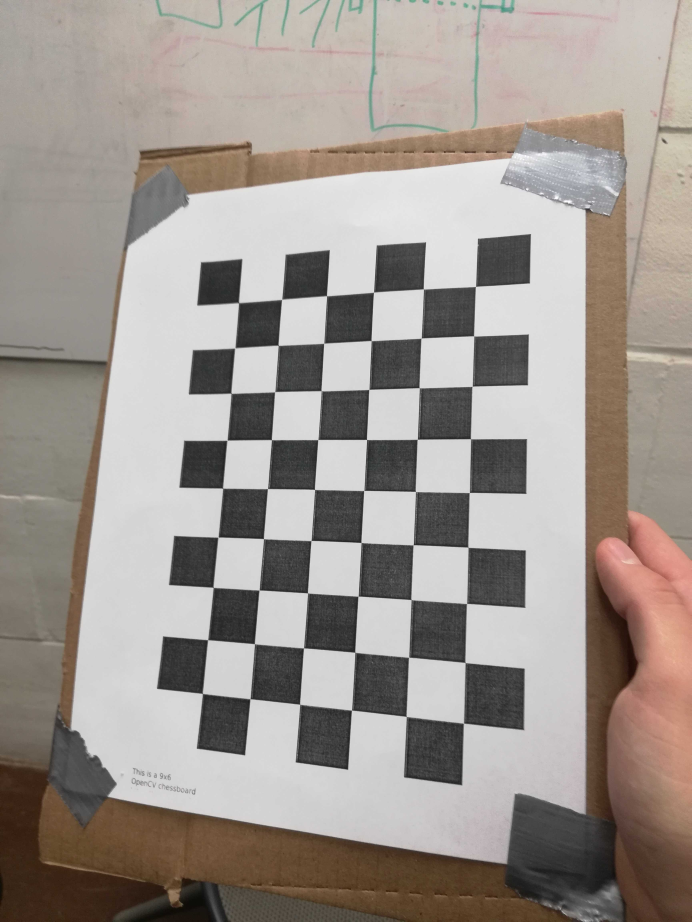
#> input picture openCVTutorials/1.jpg, 3456 x 4608 px (shown at 1/5 size)
$ python flip.py
#> lines starting #> are read from the running program, lines starting #| are printed output that depends on the picture
# flipping image?
import cv2

# Get original image from local folder
originalImage = cv2.imread('1.jpg')
#> originalImage is the input picture: shape (4608, 3456, 3); mean B, G, R 143.5, 149.6, 157.5
# Flip the images
flipVertical = cv2.flip(originalImage, 0)
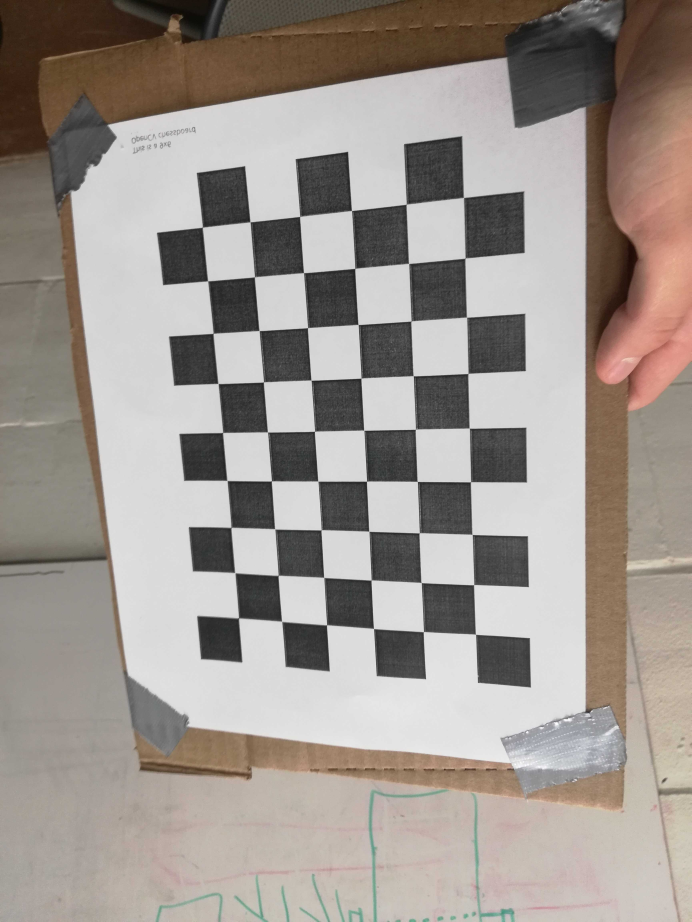
#> flipVertical: shape (4608, 3456, 3) (shown at 1/5 size); mean B, G, R 143.5, 149.6, 157.5
flipHorizontal = cv2.flip(originalImage, 1)
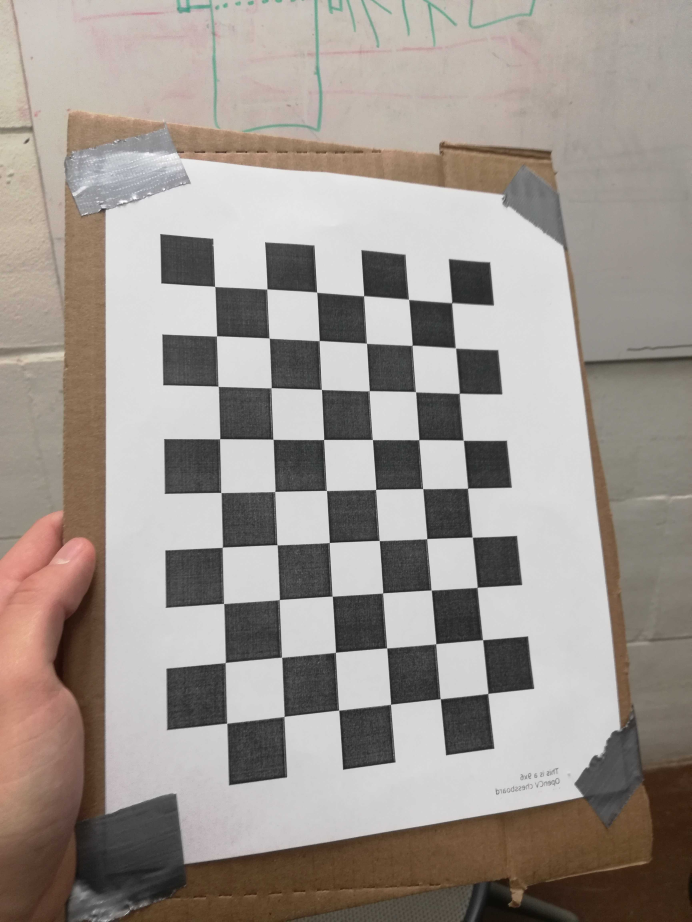
#> flipHorizontal: shape (4608, 3456, 3) (shown at 1/5 size); mean B, G, R 143.5, 149.6, 157.5
flipBoth = cv2.flip(originalImage, -1)
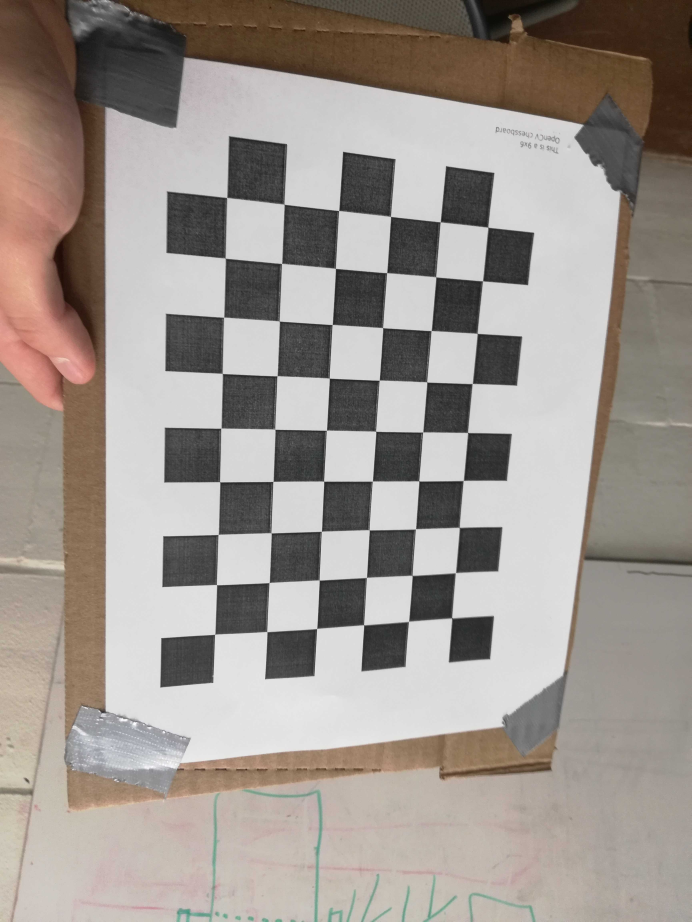
#> flipBoth: shape (4608, 3456, 3) (shown at 1/5 size); mean B, G, R 143.5, 149.6, 157.5

# Resize image
originalImage = cv2.resize(originalImage, (540, 960))
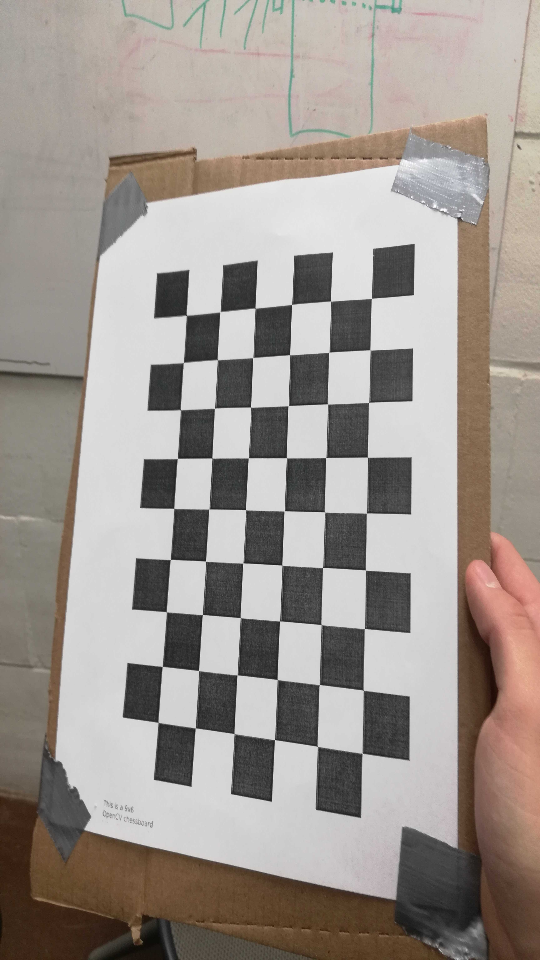
#> originalImage: shape (960, 540, 3); mean B, G, R 143.4, 149.6, 157.5
flipVertical = cv2.resize(flipVertical, (540,960))
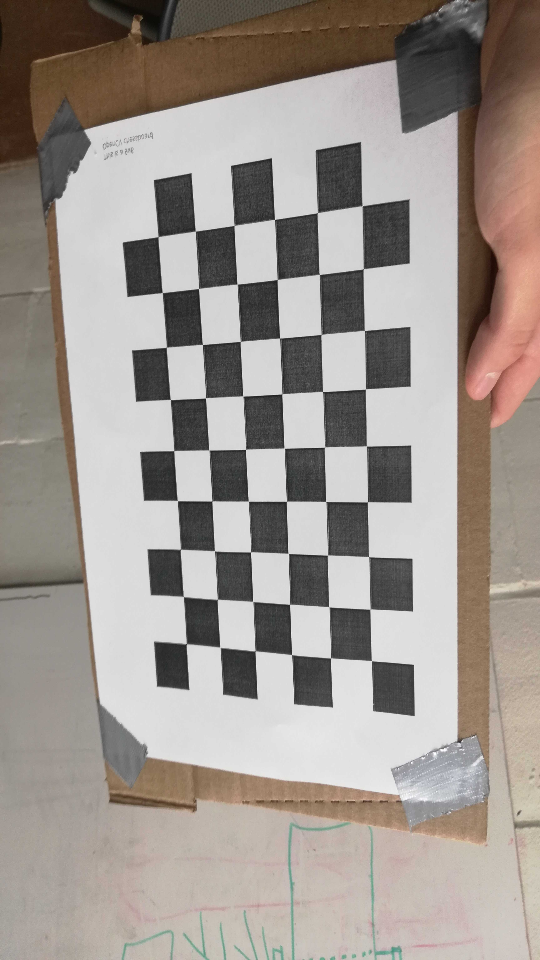
#> flipVertical: shape (960, 540, 3); mean B, G, R 143.4, 149.6, 157.5
flipHorizontal = cv2.resize(flipHorizontal, (540,960))
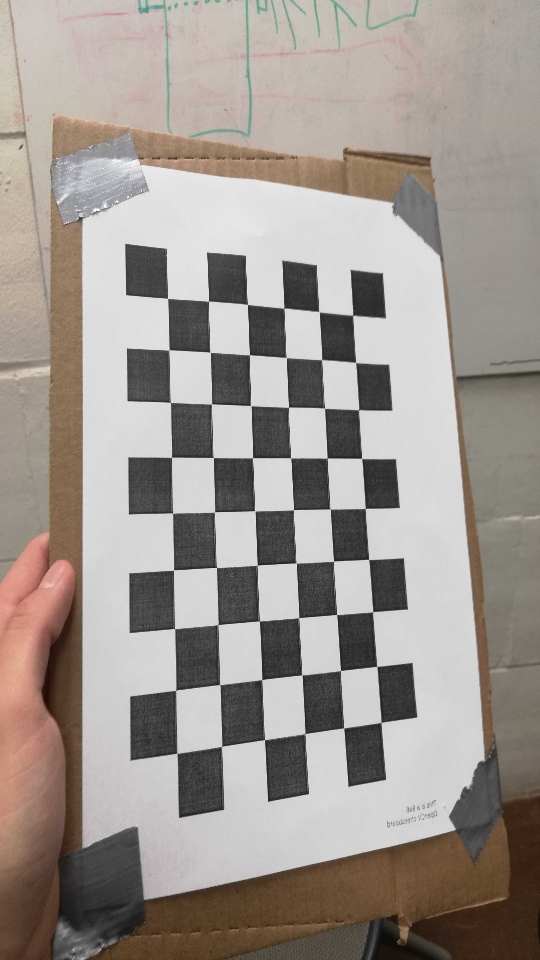
#> flipHorizontal: shape (960, 540, 3); mean B, G, R 143.4, 149.6, 157.5
flipBoth = cv2.resize(flipBoth, (540,960))
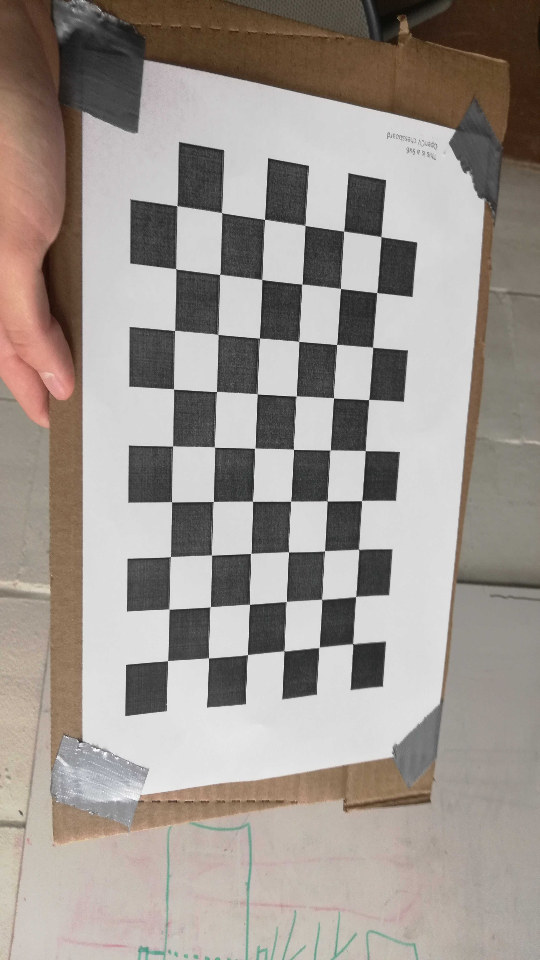
#> flipBoth: shape (960, 540, 3); mean B, G, R 143.4, 149.6, 157.5

cv2.imshow('Original image', originalImage)
cv2.imshow('Flipped vertical image', flipVertical)
cv2.imshow('Flipped horizontal image', flipHorizontal)
cv2.imshow('Flipped both image', flipBoth)

cv2.waitKey(0)
cv2.destroyAllWindows()

$ run again, with openCVTutorials/10.jpg copied over openCVTutorials/1.jpg
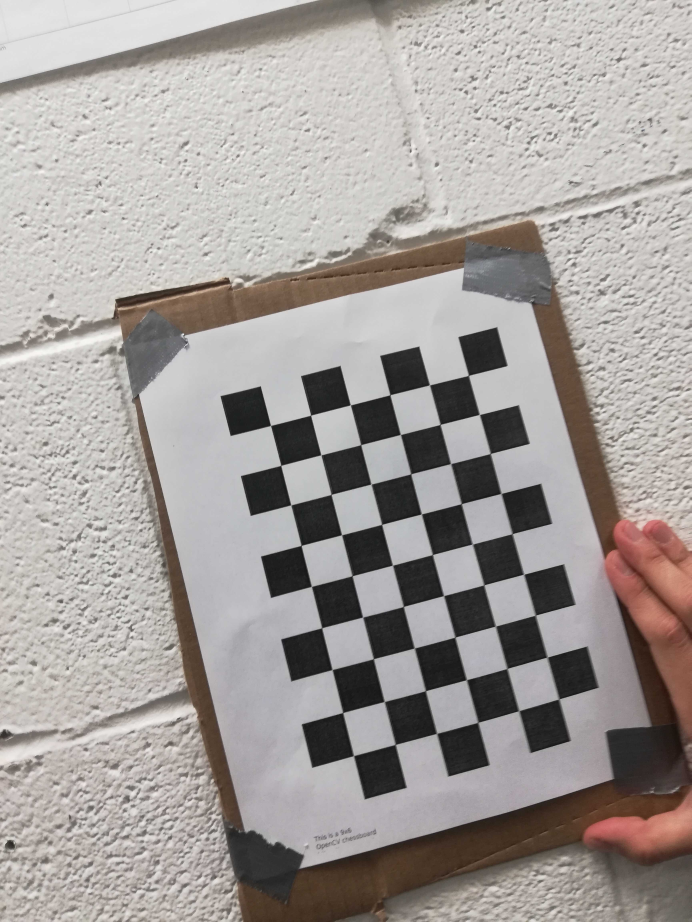
#> input picture openCVTutorials/10.jpg, 3456 x 4608 px (shown at 1/5 size)
#> originalImage is the input picture: shape (4608, 3456, 3); mean B, G, R 155.4, 158.4, 163.9
#> originalImage: shape (960, 540, 3)
#> `flipHorizontal = cv2.resize(flipHorizontal, (540,960))`:
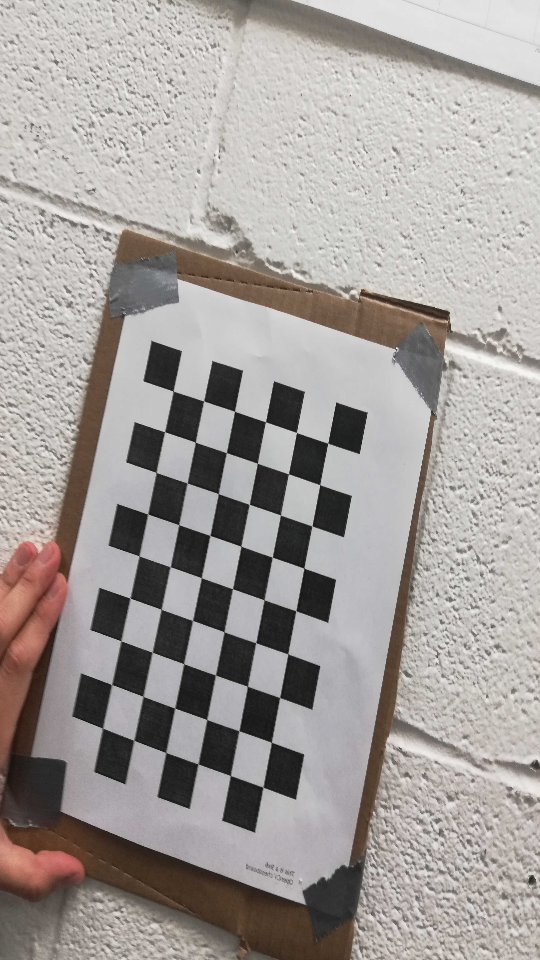
#> flipHorizontal: shape (960, 540, 3); mean B, G, R 155.4, 158.3, 163.8
#> `flipBoth = cv2.resize(flipBoth, (540,960))`:
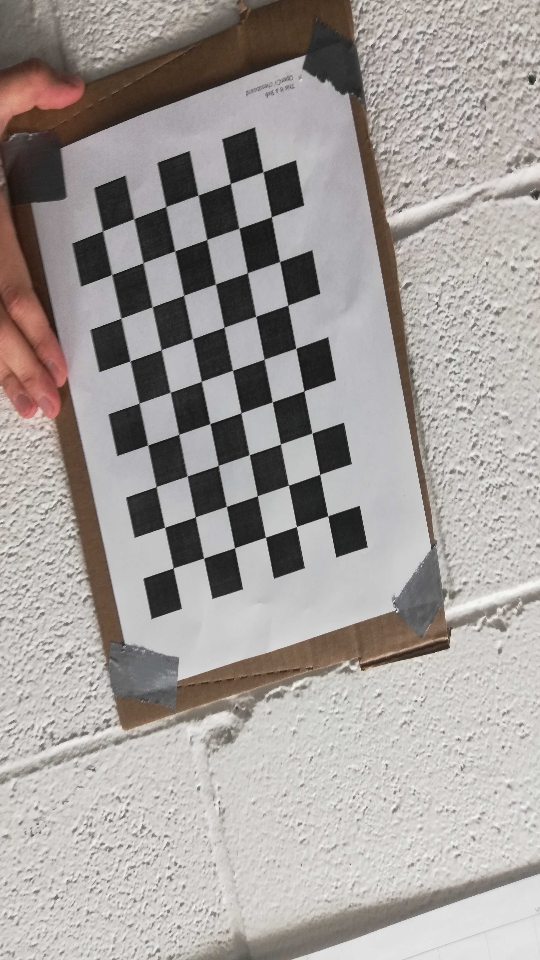
#> flipBoth: shape (960, 540, 3); mean B, G, R 155.4, 158.3, 163.8

$ run again, with openCVTutorials/11.jpg copied over openCVTutorials/1.jpg
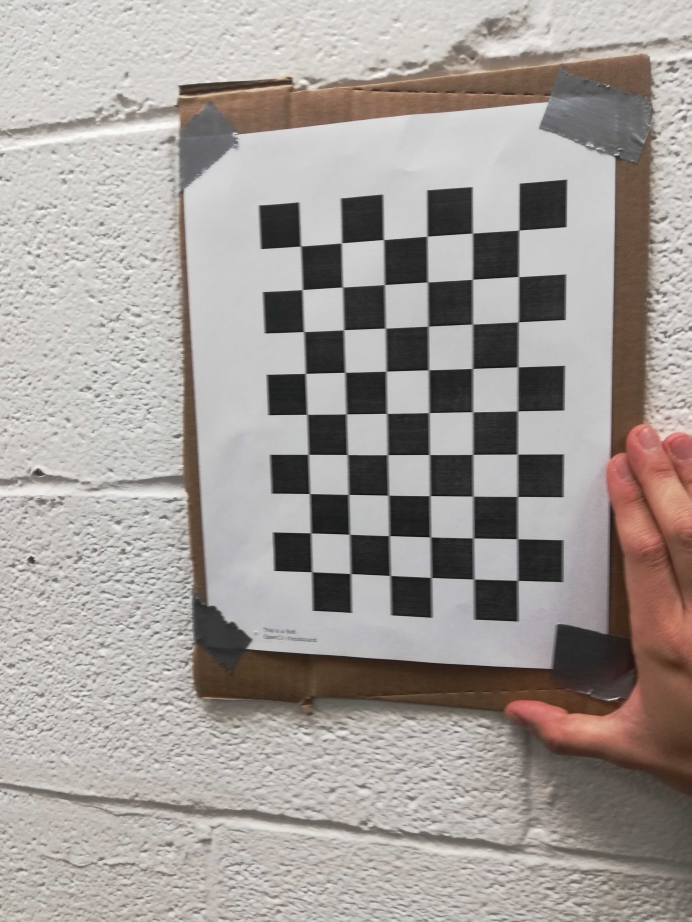
#> input picture openCVTutorials/11.jpg, 3456 x 4608 px (shown at 1/5 size)
#> originalImage is the input picture: shape (4608, 3456, 3); mean B, G, R 152.9, 156.8, 163.2
#> originalImage: shape (960, 540, 3)
#> `flipHorizontal = cv2.resize(flipHorizontal, (540,960))`:
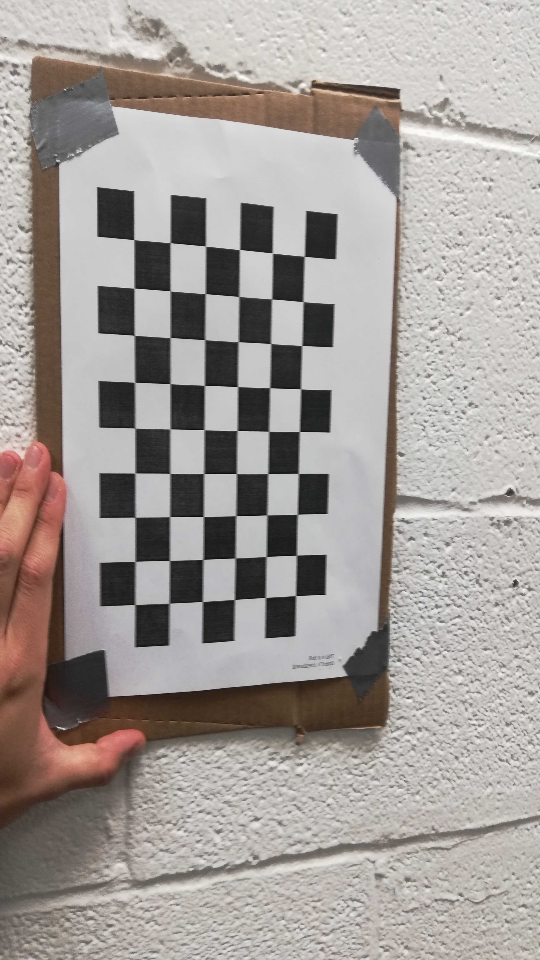
#> flipHorizontal: shape (960, 540, 3); mean B, G, R 152.8, 156.8, 163.2
#> `flipBoth = cv2.resize(flipBoth, (540,960))`:
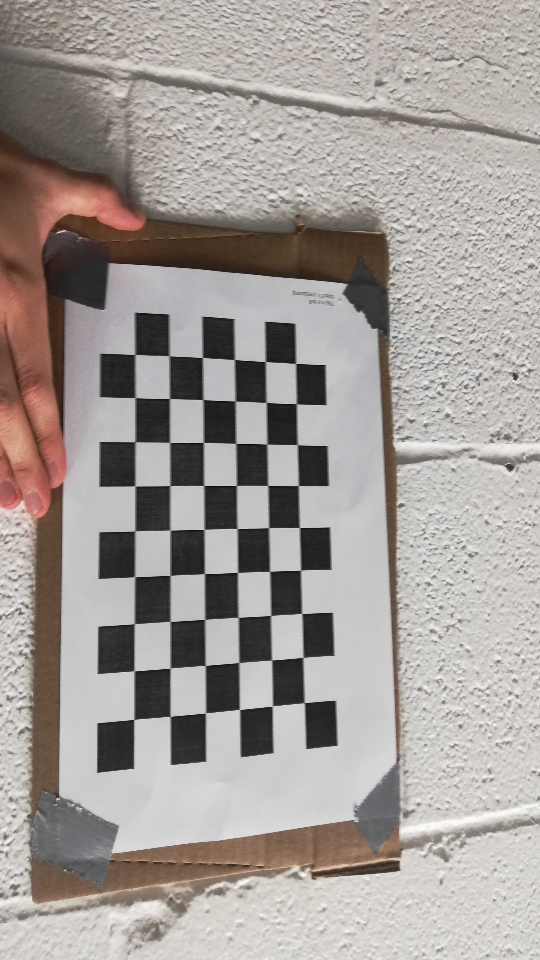
#> flipBoth: shape (960, 540, 3); mean B, G, R 152.8, 156.8, 163.2

$ run again, with openCVTutorials/12.jpg copied over openCVTutorials/1.jpg
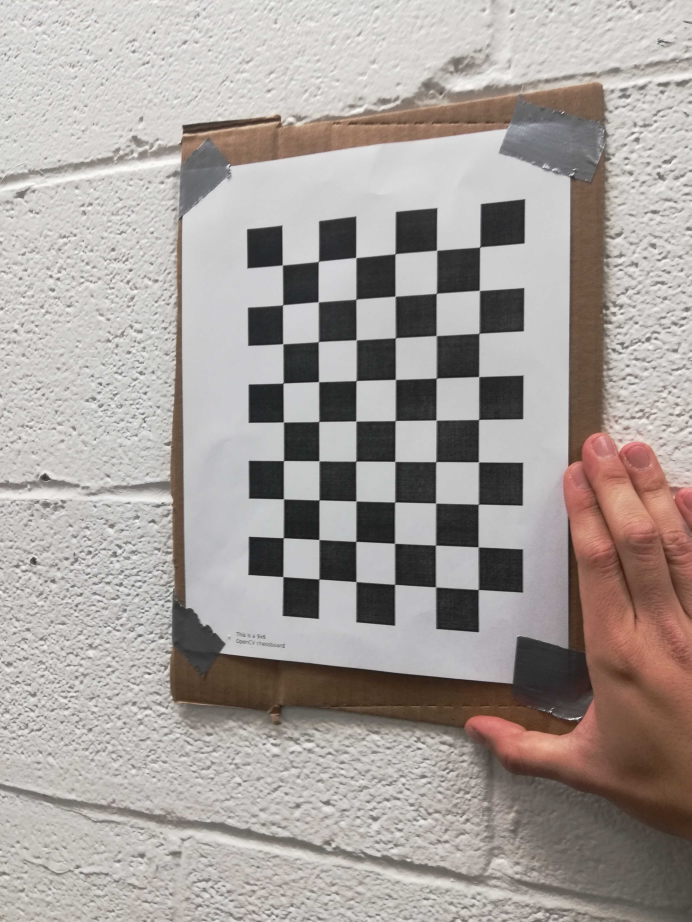
#> input picture openCVTutorials/12.jpg, 3456 x 4608 px (shown at 1/5 size)
#> originalImage is the input picture: shape (4608, 3456, 3); mean B, G, R 155.8, 159.9, 167.1
#> originalImage: shape (960, 540, 3)
#> `flipBoth = cv2.resize(flipBoth, (540,960))`:
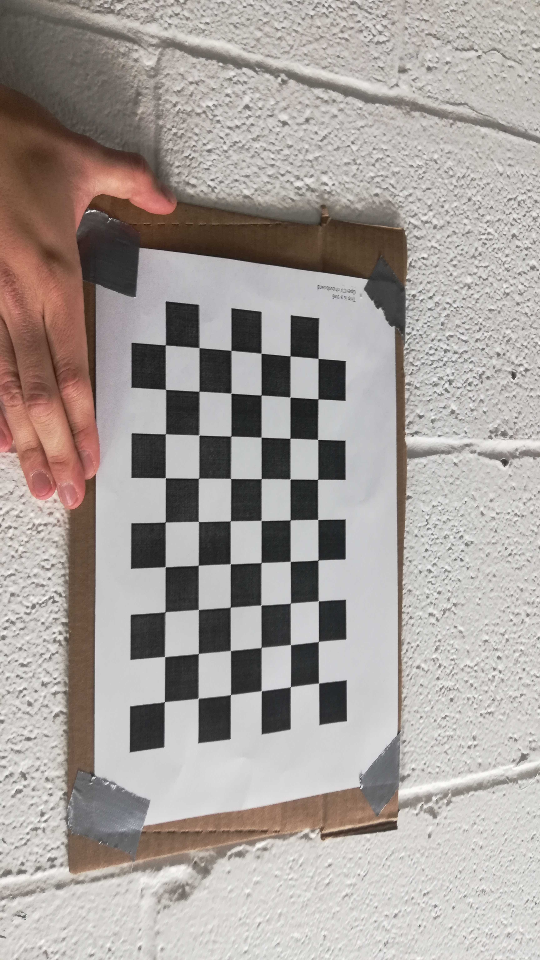
#> flipBoth: shape (960, 540, 3); mean B, G, R 155.7, 159.8, 167.1
